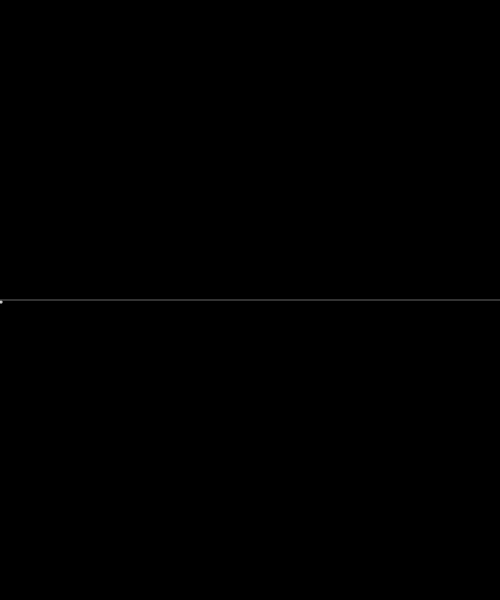
Frame 1 (no input)
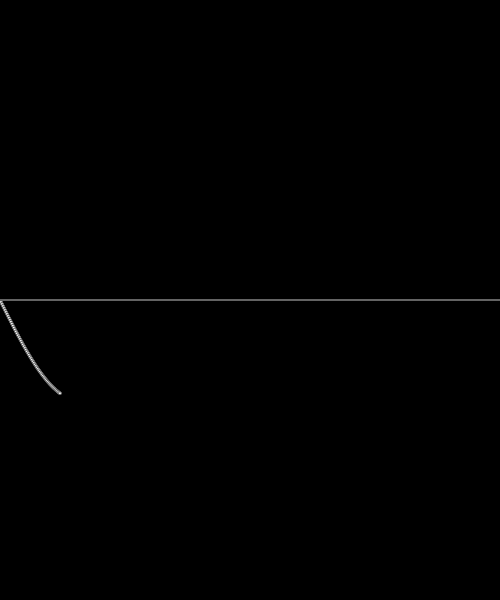
Frame 60 (no input)
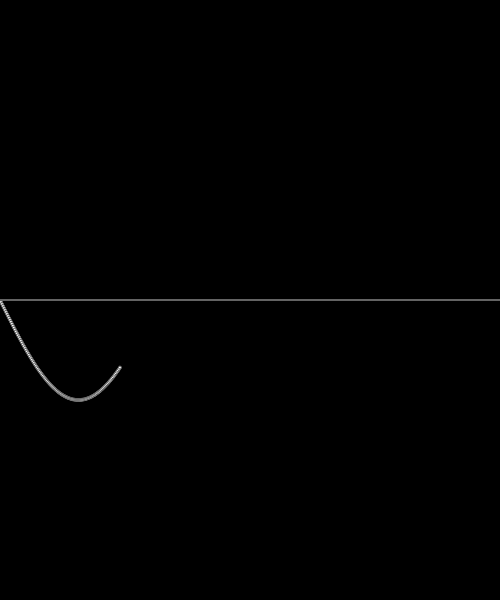
Frame 120 (the mouse pressed at the canvas centre since frame 60)

The p5.js sketch that drew these frames (run headless with seeded random() and noise() and a simulated clock; from frame 60 on, the mouse is pressed at the canvas centre):

// p5.js sketch
// ── sketch.js
// IMA NYU Shanghai
// the Nature of Code
// MOQN
// Mar 15 2017


function setup() {
  createCanvas(500, 600);
  background(0);
  fill(255);
  stroke(100);
}


function draw() {
  var freq = frameCount * 0.02;
  var amp = 100;
  var sinValue = sin(freq) * amp; // sin(freq) * amp
  
  var x = frameCount % width;
  var y = height / 2 + sinValue;
  
  ellipse(x, y, 3, 3);
  line(0, height / 2, width, height / 2);
}
